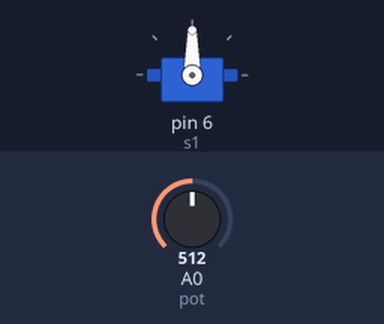
Recording of a sketch running on a simulated Arduino Uno, built with avr-gcc and run on an emulated ATmega328P. On the bench: servo. The test bench sets the inputs (shaded band); at power-on: A0 (pot) = 512.

Above: at 1.2 s.
1.3 s: A0 (pot) set to 716
At 1.6 s:
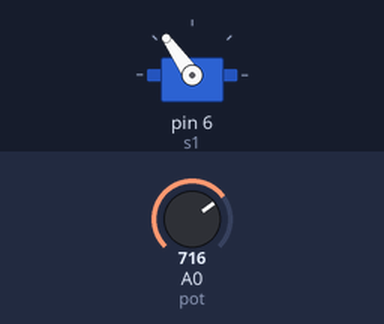
2.8 s: A0 (pot) set to 900
At 4.0 s:
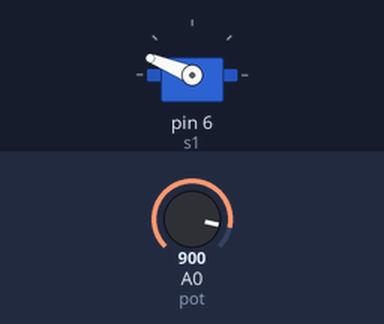
4.3 s: A0 (pot) set to 1023
At 5.1 s:
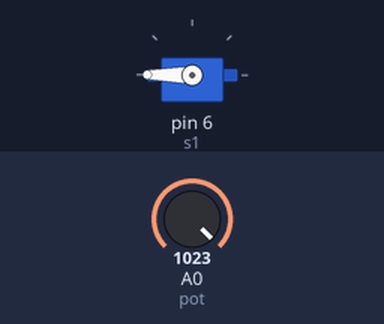
5.8 s: A0 (pot) set to 306
At 6.3 s:
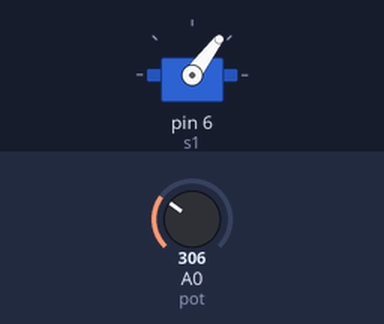
7.3 s: A0 (pot) set to 122
At 8.6 s:
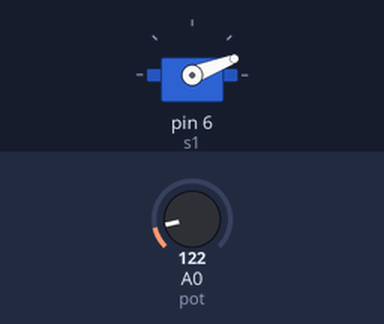
Timing chart, 0 to 9.8 s (numbered marks = the images above; inputs shaded):
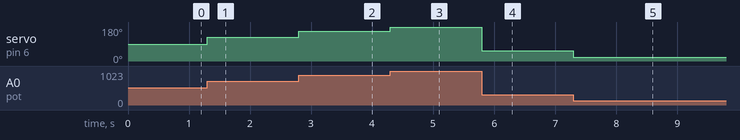

The sketch:

Control_ServoMotor_using_Potentiometer_with_Arduino.ino
```cpp
#include <Servo.h>
int pot = A0;
Servo s1;
int x;
int value;

void setup(){
	Serial.begin(9600);
  s1.attach(6);
  pinMode(A0, INPUT);
}

void loop(){
  x = analogRead(pot);
  value = map(x,0,1023,0,180);
  s1.write(value);
}
```

Measured:
- after the input at 1.3 s, servo on pin 6 (s1): 90° → 125° at once
- after the input at 2.8 s, servo on pin 6 (s1): 125° → 158° at once
- after the input at 4.3 s, servo on pin 6 (s1): 158° → 180° at once
- after the input at 5.8 s, servo on pin 6 (s1): 180° → 53° at once
- after the input at 7.3 s, servo on pin 6 (s1): 53° → 21° at once
